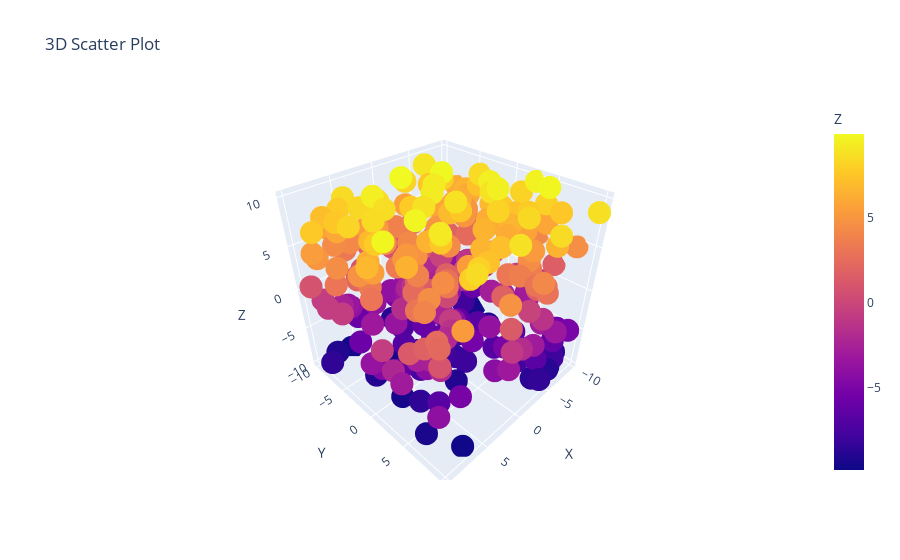

The code cell stored with this chart in its notebook:
### Code cell
#ANSWER-1.

import numpy as np
import pandas as pd
import plotly.express as px
import plotly.graph_objects as go

# 1. 3D Scatter Plot
np.random.seed(30)
data = {
    'X': np.random.uniform(-10, 10, 300),
    'Y': np.random.uniform(-10, 10, 300),
    'Z': np.random.uniform(-10, 10, 300)
}
df_3d = pd.DataFrame(data)
fig = px.scatter_3d(df_3d, x='X', y='Y', z='Z', color='Z', title='3D Scatter Plot')
fig.show()

### Figure 1 — Plotly figure (JSON) as saved in the notebook; plotly's stock layout.template omitted (floating-point values rounded to 4 significant figures; data arrays with more than 128 entries replaced by an {"elided": "..."} marker saying what was removed)
{"data": [{"hovertemplate": "X=%{x}<br>Y=%{y}<br>Z=%{marker.color}<extra></extra>", "legendgroup": "", "marker": {"color": {"elided": "300 float values"}, "coloraxis": "coloraxis", "symbol": "circle"}, "mode": "markers", "name": "", "scene": "scene", "showlegend": false, "type": "scatter3d", "x": {"elided": "300 float values"}, "y": {"elided": "300 float values"}, "z": {"elided": "300 float values"}}], "layout": {"autosize": true, "coloraxis": {"colorbar": {"title": {"text": "Z"}}, "colorscale": [[0, "#0d0887"], [0.1111, "#46039f"], [0.2222, "#7201a8"], [0.3333, "#9c179e"], [0.4444, "#bd3786"], [0.5556, "#d8576b"], [0.6667, "#ed7953"], [0.7778, "#fb9f3a"], [0.8889, "#fdca26"], [1, "#f0f921"]]}, "legend": {"tracegroupgap": 0}, "scene": {"aspectmode": "auto", "aspectratio": {"x": 0.9933, "y": 1.007, "z": 0.9996}, "camera": {"center": {"x": 0, "y": 0, "z": 0}, "eye": {"x": 1.271, "y": 1.271, "z": 1.271}, "projection": {"type": "perspective"}, "up": {"x": 0, "y": 0, "z": 1}}, "domain": {"x": [0, 1], "y": [0, 1]}, "xaxis": {"title": {"text": "X"}, "type": "linear"}, "yaxis": {"title": {"text": "Y"}, "type": "linear"}, "zaxis": {"title": {"text": "Z"}, "type": "linear"}}, "title": {"text": "3D Scatter Plot"}}}
